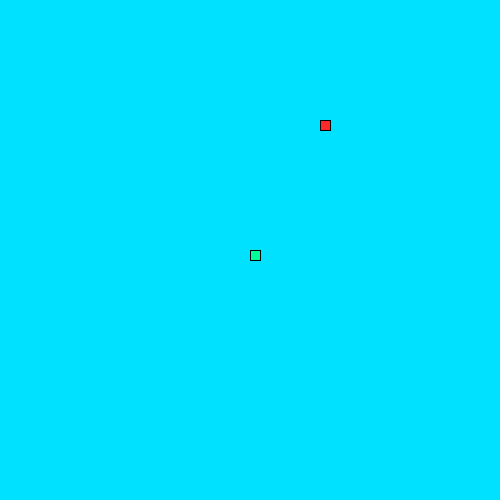
Frame 1 (no input)
Frame 60 (the mouse pressed at the canvas centre just before this capture): identical to frame 1, image omitted
Frame 120 (the mouse held since frame 60 and released just before this capture): identical to frame 1, image omitted

The Processing sketch that drew this single still picture (run headless with seeded random() and noise(); from frame 60 on, the mouse is pressed at the canvas centre):

// Processing sketch: LeagueSnake
// ── LeagueSnake.pde
//*
// ***** SEGMENT CLASS *****
// This class will be used to represent each part of the moving snake.
//*

class Segment {
int x;
int y;
//Add x and y member variables. They will hold the corner location of each segment of the snake.


// Add a constructor with parameters to initialize each variable.
Segment(int x, int y){
  this.x = x;
  this.y = y;
}


}


//*
// ***** GAME VARIABLES *****
// All the game variables that will be shared by the game methods are here
//*
 
Segment head;
int foodX;
int foodY;
  int direction= 0;
int foodeaten= 0;
ArrayList <Segment> tail = new ArrayList<Segment>();

//*
// ***** SETUP METHODS *****
// These methods are called at the start of the game.
//*

void setup() {
size(500,500);

head = new Segment(250,250);
frameRate(20);
dropFood();
}

void dropFood() {
  foodX = ((int)random(50)*10);
  foodY = ((int)random(50)*10);

  //Set the food in a new random location
    
}



//*
// ***** DRAW METHODS *****
// These methods are used to draw the snake and its food 
//*

void draw() {
  background(0,225,255);
  drawFood();
  move();
  drawSnake();
  
  
  eat();
}

void drawFood() {
  //Draw the food
  fill(255,40,40);
  square(foodX,foodY,10);
  
}

void drawSnake() {
  //Draw the head of the snake followed by its tail
  fill(0,255,155);
  square(head.x,head.y,10);
 manageTail();
}


//*
// ***** TAIL MANAGEMENT METHODS *****
// These methods make sure the tail is the correct length.
//*

void drawTail() {
  //Draw each segment of the tail 
    for(int i = 0; i<tail.size();i++){
    //tail.add(new Segment(head.x,head.y));
    square(tail.get(i).x,tail.get(i).y,10);
}
}
void manageTail() {
  //After drawing the tail, add a new segment at the "start" of the tail and remove the one at the "end" 
  //This produces the illusion of the snake tail moving.
 //checkTailCollision();
  drawTail();
  if(tail.size()>0){
      tail.add(new Segment(head.x,head.y));

  tail.remove(0);
  }
       
}

void checkTailCollision() {
  //If the snake crosses its own tail, shrink the tail back to one segment
  
  for(int i = 0; i<tail.size();i++){
   if(tail.get(i).x == head.x&&tail.get(i).y == head.y){
   foodeaten =1;
   tail.clear();
   square(head.x,head.y,10);
   
   }
}
  
}



//*
// ***** CONTROL METHODS *****
// These methods are used to change what is happening to the snake
//*

void keyPressed() {
  //Set the direction of the snake according to the arrow keys pressed
    if (key == CODED){
    if (keyCode == UP){
    direction = UP;
    }
      if (keyCode == DOWN){
    direction = DOWN;
    }
     if (keyCode == LEFT){
    direction = LEFT;
    }
     if (keyCode == RIGHT){
    direction = RIGHT;
    }
    }
}

void move() {
  //Change the location of the Snake head based on the direction it is moving.

    
  switch(direction) {
  case UP:
  head.y-=10;
    // move head up here 
    
    break;
  case DOWN:
    // move head down here 
   head.y+=10;
    break;
  case LEFT:
   // figure it out 
      head.x-=10;
    break;
  case RIGHT:
    // mystery code goes here 
     head.x+=10;
    break;
  }
  checkBoundaries();
}

void checkBoundaries() {
 //If the snake leaves the frame, make it reappear on the other side
 if(head.y == -10){
   head.y = 500;
 }
  if(head.y == 510){
   head.y = 0;
 }
 if(head.x == -10){
   head.x = 500;
 }
 if(head.x == 510){
   head.x = 0;
 }
}



void eat() {
  //When the snake eats the food, its tail should grow and more food appear
if(head.x==foodX&& head.y ==foodY ){
  foodX = ((int)random(50)*10);
  foodY = ((int)random(50)*10);
  foodeaten++;
  for(int i =0; i<100;i++){
  tail.add(new Segment(head.x,head.y));
 
  }
}
}
